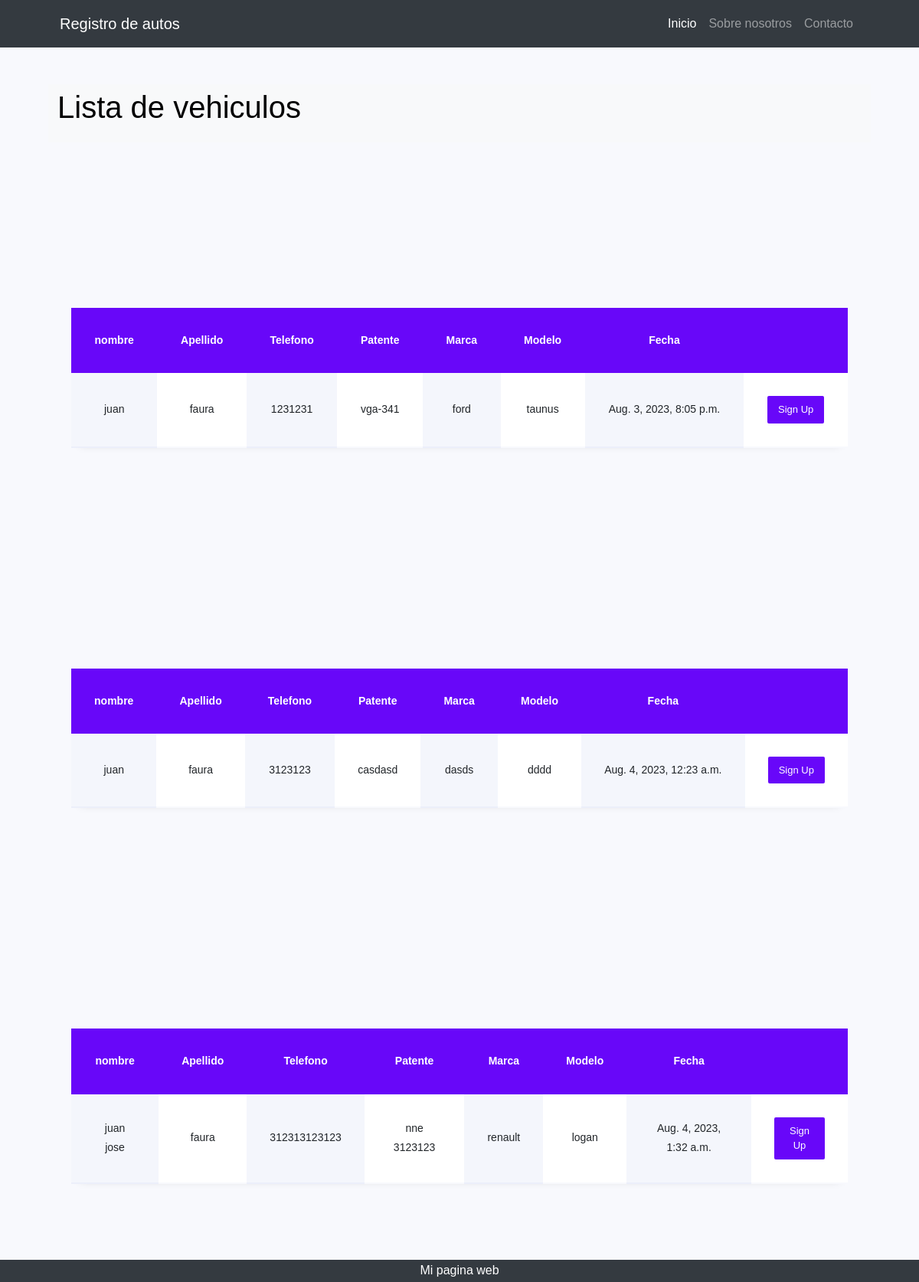
Screenshot of /altaVehiculo/list_alta_vehiculo/ with the database file from the repository.
### apps/altaVehiculo/models.py (models this page shows, shortened)
class AltaVehiculo(models.Model):
    fecha = models.DateTimeField(default=timezone.now, editable=False)
    cliente_id = models.ForeignKey(Cliente, on_delete=models.CASCADE)
    vehiculo_id = models.ForeignKey(Vehiculo, on_delete=models.CASCADE)

### apps/cliente/models.py (models this page shows, shortened)
class Cliente(models.Model):
    nombre = models.CharField(max_length=50)
    apellido = models.CharField(max_length=50)
    dni = models.CharField(max_length=50, null=True, blank=True)
    telefono = models.CharField(max_length=50, null=True, blank=True)
    domicilio = models.CharField(max_length=50, null=True, blank=True)

### apps/vehiculo/models.py (models this page shows, shortened)
class Vehiculo(models.Model):
    marca = models.CharField(max_length=50)
    modelo = models.CharField(max_length=100)
    año = models.CharField(max_length=50)
    patente= models.CharField(max_length=50, null=True, blank=True)
    km= models.CharField(max_length=100, null=True, blank=True)

### apps/altaVehiculo/views.py (the view)
# urls.py: path('list_alta_vehiculo/', views.AltaVehiculoList.as_view(), name='list'),
class AltaVehiculoList(ListView):
    model=AltaVehiculo
    template_name="altaVehiculo/alta_vehiculo_list.html"

### apps/altaVehiculo/templates/altaVehiculo/alta_vehiculo_list.html
{% extends 'altaVehiculo/index.html' %}
{% block INDEX_TITULO %}
    Lista de vehiculos
{% endblock INDEX_TITULO %}
{% block INDEX_CONTENIDO %}
    {% if object_list %}
        {% for object in object_list %}
            {% with cliente=object.cliente_id vehiculo=object.vehiculo_id %}
                 {% include 'altaVehiculo/tabla.html'%}
            {% endwith %}
        {% endfor %}
    {% else %}
        <p>No hay elementos</p>
    {% endif %}
{% endblock INDEX_CONTENIDO %}

### apps/altaVehiculo/templates/altaVehiculo/tabla.html (shortened to what this page needs)
{%load static%}
<!doctype html>
<html lang="en">
  <head>
	<link rel="stylesheet" href="https://stackpath.bootstrapcdn.com/font-awesome/4.7.0/css/font-awesome.min.css">
	<link rel="stylesheet" href="{% static "altaVehiculo/css/style.css" %}">
	</head>
	<body>
	<section class="ftco-section">
		<div class="container">
			<div class="row justify-content-center">
			</div>
			<div class="row">
				<div class="col-md-12">
					<div class="table-wrap">
						<table class="table">
					    <thead class="thead-primary">
					      <tr>
					        <th>nombre</th>
                            <th>Apellido</th>
                            <th>Telefono</th>
                            <th>Patente</th>
                            <th>Marca</th>
                            <th>Modelo</th>
                            <th>Fecha</th>
							<th></th>
					      </tr>
					    </thead>
					    <tbody>
					      <tr>
							<td>{{ cliente.nombre }}</td>
							<td>{{ cliente.apellido }}</td>
							<td>{{ cliente.telefono }}</td>
							<td>{{ vehiculo.patente }}</td>
							<td>{{ vehiculo.marca }}</td>
							<td>{{ vehiculo.modelo }}</td>
							<td>{{ object.fecha }}</td>
							<td><a href="#" class="btn btn-primary">Sign Up</a></td>
					      </tr>
					    </tbody>
					  </table>
					</div>
				</div>
			</div>
		</div>
	</section>
	</body>
</html>

### rows the page displays
AltaVehiculo: cliente_id.nombre "juan", cliente_id.apellido "faura", cliente_id.telefono "1231231", vehiculo_id.patente "vga-341", vehiculo_id.marca "ford", vehiculo_id.modelo "taunus", fecha "Aug. 3, 2023, 8:05 p.m."
AltaVehiculo: cliente_id.nombre "juan", cliente_id.apellido "faura", cliente_id.telefono "3123123", vehiculo_id.patente "casdasd", vehiculo_id.marca "dasds", vehiculo_id.modelo "dddd", fecha "Aug. 4, 2023, 12:23 a.m."
AltaVehiculo: cliente_id.nombre "juan jose", cliente_id.apellido "faura", cliente_id.telefono "312313123123", vehiculo_id.patente "nne 3123123", vehiculo_id.marca "renault", vehiculo_id.modelo "logan", fecha "Aug. 4, 2023, 1:32 a.m."
